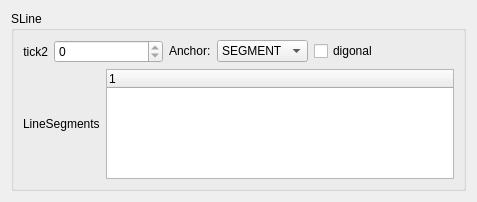
<?xml version="1.0" encoding="UTF-8"?>
<ui version="4.0">
 <class>SLineBase</class>
 <widget class="QWidget" name="SLineBase">
  <property name="geometry">
   <rect>
    <x>0</x>
    <y>0</y>
    <width>477</width>
    <height>202</height>
   </rect>
  </property>
  <property name="windowTitle">
   <string>Form</string>
  </property>
  <layout class="QGridLayout">
   <item row="0" column="0" colspan="2">
    <widget class="QGroupBox" name="MeasureBase_2">
     <property name="title">
      <string>SLine</string>
     </property>
     <property name="flat">
      <bool>true</bool>
     </property>
     <layout class="QVBoxLayout" name="verticalLayout">
      <item>
       <layout class="QHBoxLayout" name="horizontalLayout">
        <item>
         <layout class="QFormLayout" name="formLayout">
          <item row="0" column="0">
           <widget class="QLabel" name="label">
            <property name="text">
             <string>tick2</string>
            </property>
            <property name="alignment">
             <set>Qt::AlignRight|Qt::AlignTrailing|Qt::AlignVCenter</set>
            </property>
           </widget>
          </item>
          <item row="0" column="1">
           <widget class="QSpinBox" name="tick2">
            <property name="readOnly">
             <bool>true</bool>
            </property>
            <property name="maximum">
             <number>9999999</number>
            </property>
           </widget>
          </item>
         </layout>
        </item>
        <item>
         <layout class="QFormLayout" name="formLayout_2">
          <item row="0" column="0">
           <widget class="QLabel" name="label_3">
            <property name="text">
             <string>Anchor:</string>
            </property>
           </widget>
          </item>
          <item row="0" column="1">
           <widget class="QComboBox" name="anchor">
            <item>
             <property name="text">
              <string>SEGMENT</string>
             </property>
            </item>
            <item>
             <property name="text">
              <string>MEASURE</string>
             </property>
            </item>
           </widget>
          </item>
         </layout>
        </item>
        <item>
         <widget class="QCheckBox" name="diagonal">
          <property name="text">
           <string>digonal</string>
          </property>
         </widget>
        </item>
       </layout>
      </item>
      <item>
       <layout class="QHBoxLayout">
        <item>
         <widget class="QLabel" name="label_2">
          <property name="text">
           <string>LineSegments</string>
          </property>
         </widget>
        </item>
        <item>
         <widget class="QTreeWidget" name="segments">
          <column>
           <property name="text">
            <string>1</string>
           </property>
          </column>
         </widget>
        </item>
       </layout>
      </item>
     </layout>
    </widget>
   </item>
  </layout>
 </widget>
 <resources/>
 <connections/>
</ui>
